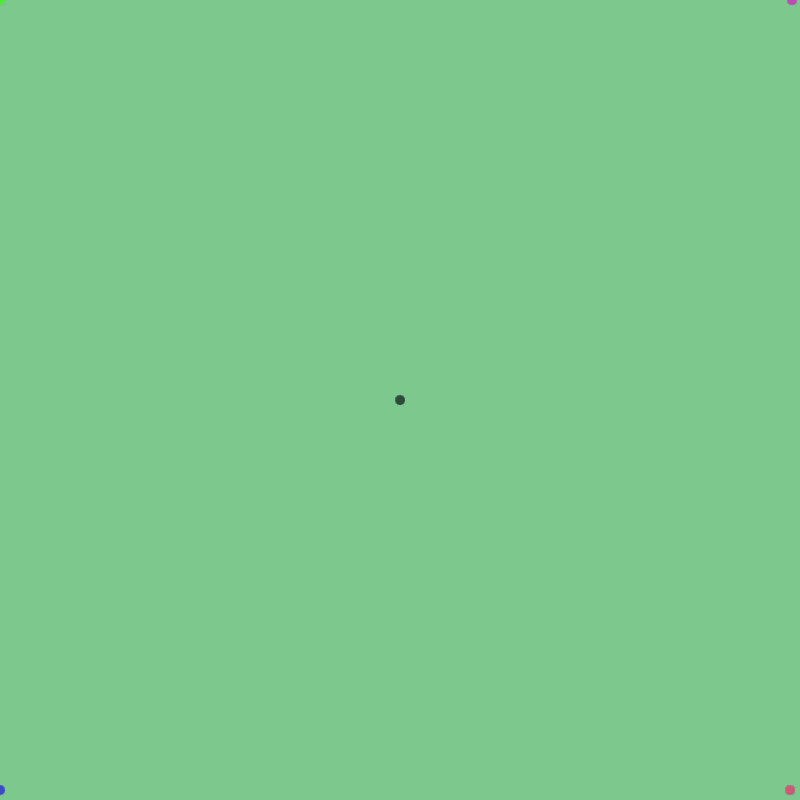
Frame 1 (no input)
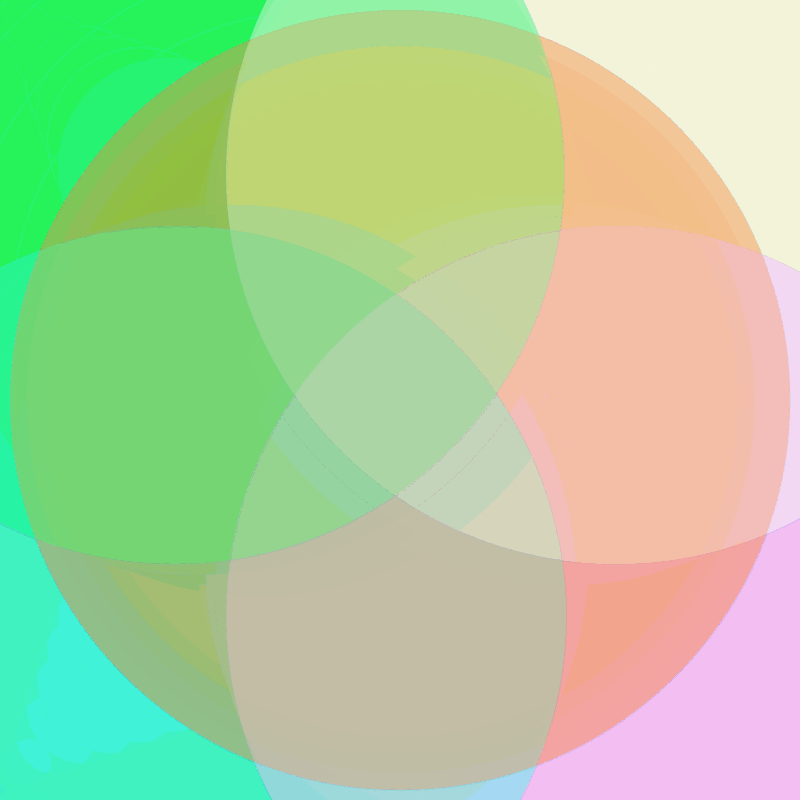
Frame 60 (the mouse pressed at the canvas centre just before this capture)
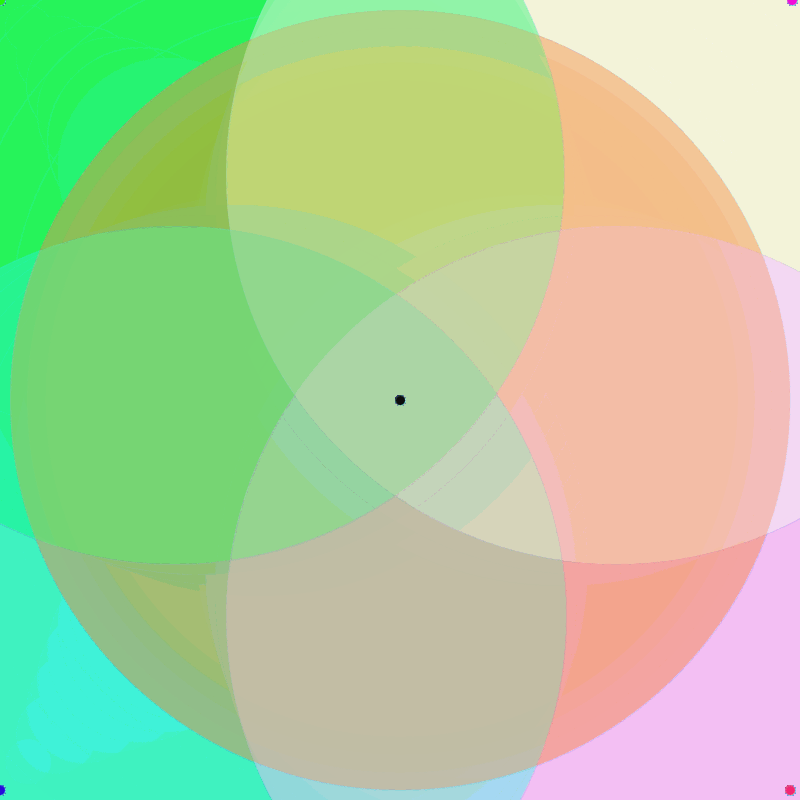
Frame 120 (the mouse held since frame 60 and released just before this capture)

The Processing sketch that drew these frames (run headless with seeded random() and noise(); from frame 60 on, the mouse is pressed at the canvas centre):

// Processing sketch: processing_134410
// ── processing_134410.pde

void setup() {
size(800,800);
background(125,200,140);
 frameRate(10);
 stroke(100,150,200,5);
}
int x = 10;
int y = 10;
int g = 790;
int e = 0;



void draw(){
    if (mousePressed) {
x = 10;
y = 10;
g = 790;
e = 0;

  }
    if (x>1300){
  x =10;
  y=10;
  g=790;
  e=0;

}


for (int i=0; i<25; i=i+1){
  fill(g*0.4-50,x*2-5,100,10);
  ellipse(g,g,x,x);
  fill(x*0.5+25,x*2-15,225,10);
  ellipse(e,g,x,x);
  fill(g*0.3-10,e*0.4,200,10);
  ellipse(g+2,e,x,x);
  fill(x+50,g,e*0.8,10);
  ellipse(e,e,x,x);
  fill(x*0.8-10,x*0.2-20,x*0.1-35,10);
  ellipse(400,400,x,x);
  
}
  x = x+35;
  g = g-28;
  e = e+28;


  }

 
  
  
  

  
